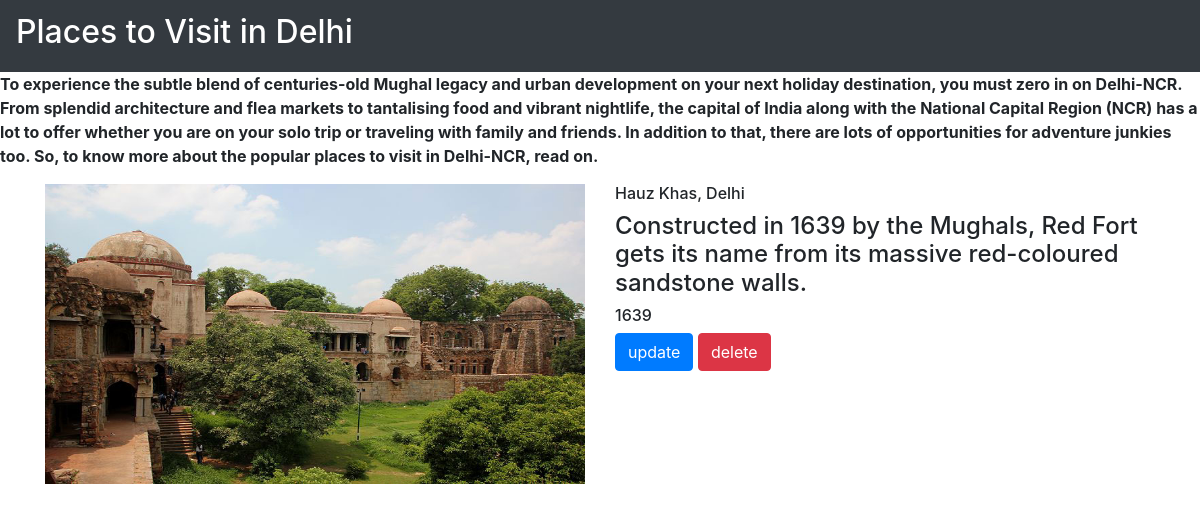
/movie/7/, run on the app's committed database.
### movieapp/models.py (models this page shows, shortened)
class Movie(models.Model):
    name = models.CharField(max_length=250)
    desc = models.TextField()
    year = models.IntegerField()
    img = models.ImageField(upload_to='gallery')

### movieapp/views.py (the view)
# urls.py: path('movie/<int:movie_id>/',views.detail,name='detail'),
def detail(request,movie_id):
    movie = Movie.objects.get(id=movie_id)
    return render(request,"detail.html",{'movie':movie})

### templates/detail.html
{% extends 'base.html' %}
{% block body %}
<div class="container">
    <div class="row">
        <div class="col-md-6">
            <img src="{{movie.img.url}}" width="100%" height="300">
        </div>
<div class="col-md-6">
   <h6>{{movie.name}}</h6>
    <h4>{{movie.desc}}</h4>
    <h6>{{movie.year}}</h6>
    <a class="btn btn-primary" href="{% url 'movieapp:update' movie.id %} ">update </a>
    <a class="btn btn-danger" href="{% url 'movieapp:delete' movie.id %} ">delete </a>
</div>
    </div>
</div>
{% endblock %}

### static/style.css (style rules this page uses)
body { background-color: white; }

### data on the page
Movie: img (picture), name "Hauz Khas, Delhi", desc "Constructed in 1639 by the Mughals, Red Fort gets its name from its massive red-coloured sandstone walls.", year "1639"
